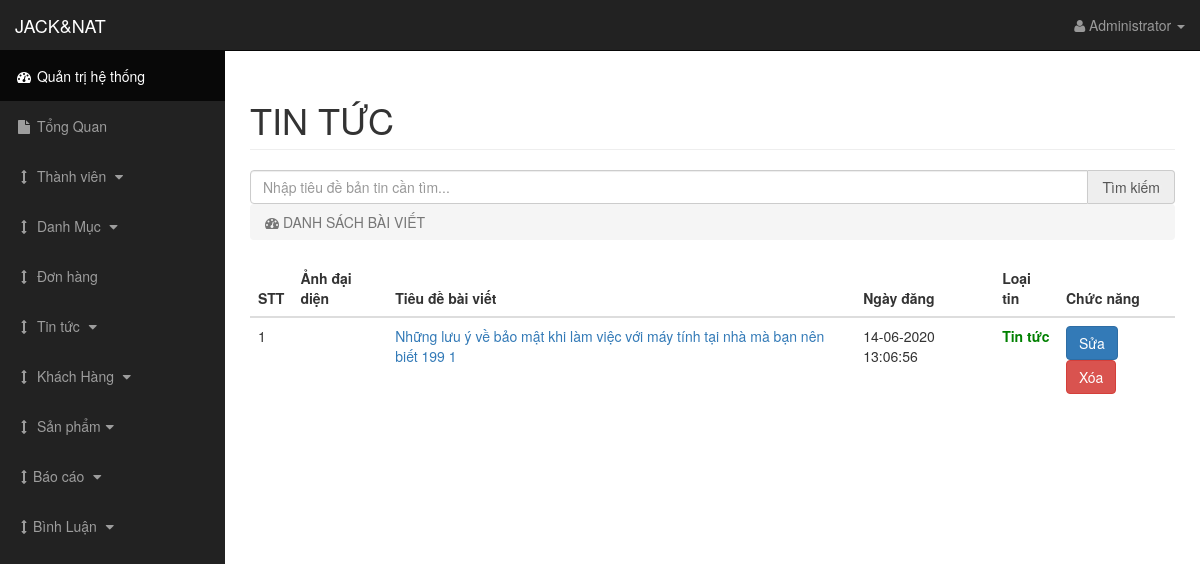
The page /backend/index.php?page=news (signed in) on the database its author committed.
### tables this page shows
CREATE TABLE `tbl_news` (
  `id` int(11) NOT NULL,
  `title` varchar(200) NOT NULL,
  `description` text NOT NULL,
  `avatar` varchar(200) NOT NULL,
  `status` tinyint(4) NOT NULL DEFAULT 1,
  `create_at` datetime NOT NULL DEFAULT current_timestamp()
);

### backend/views/news.php (the view, shortened to what this page needs)
<?php
	if (isset($_POST['submit_search'])) {
        $key = $_POST['keyw'];
        $sql = "SELECT *FROM tbl_news WHERE title LIKE '%$key%' ORDER BY id";
    }else{
        $sql = "SELECT *FROM tbl_news ORDER BY id";
    }
    $query = mysqli_query($conn, $sql);
    $count = mysqli_num_rows($query);
?>
<div class="container-fluid">
    <div class="row">
        <div class="col-lg-12">
            <h1 class="page-header">
               TIN TỨC
            </h1>
            <form action="" method="POST">
                <div class="input-group">
                  <input type="text" required="" placeholder="Nhập tiêu đề bản tin cần tìm..." name="keyw" class="form-control" value="<?php if(isset($key)) { echo $key; } ?>"/>
                  <span class="input-group-addon">
                      <button style="line-height: 0px; padding: 0px;" type="submit" class="" name="submit_search">
	                      Tìm kiếm
	                  </button>
                  </span>
                </div>
            </form>
            <ol class="breadcrumb">
                <li class="active">
                    <i class="fa fa-dashboard"></i> DANH SÁCH BÀI VIẾT
                </li>
            </ol>
        </div>
    </div>
	<div class="row">
        <div class="col-lg-12 col-xs-12 col-sm-12 col-md-12">
			<div class="table-responsive">
				<table class="table table-hover">
					<?php if($count > 0){ ?>
					<thead>
						<tr>
							<th>STT</th>
							<th>Ảnh đại diện</th>
							<th>Tiêu đề bài viết</th>
							<th>Ngày đăng</th>
							<th>Loại tin</th>
							<th>Chức năng</th>
						</tr>
					</thead>
					<tbody>
						<?php
							$stt = 0;
							while ($row = mysqli_fetch_array($query)) {
								$stt += 1;
						?>
								<tr>
									<td><?php echo $stt; ?></td>
									<td><img src="images/<?php echo $row['avatar']; ?>" width="100" alt=""></td>
									<td><a href="index.php?page=edit-news&id=<?php echo $row['id']; ?>"><?php echo $row['title']; ?></a></td>
									<td><?php echo date('d-m-Y H:m:s', strtotime($row['create_at'])); ?></td>
									<td>
										<?php if($row['status'] == 1){ echo "<p style='color: green;font-weight: bold;'>Tin tức</p>"; }else{ echo "<p style='color: red; font-weight: bold;'>Khuyến mãi</p>"; } ?>
									</td>
									<td>
										<a href="index.php?page=edit-news&id=<?php echo $row['id']; ?>"><button class="btn btn-primary">Sửa</button></a>
										<a onclick="return confirm('Bạn có muốn xóa bài viết này không? ');" href="index.php?page=del-news&id=<?php echo $row['id']; ?>">
											<button class="btn btn-danger">Xóa</button>
										</a>
									</td>
								</tr>
						<?php
							}
						?>
					</tbody>
				<?php
				} ?>
				</table>
			</div>
		</div>
    </div>
</div>

### backend/css/sb-admin.css (style rules this page uses)
body { margin-top: 100px; background-color: #222; }
@media (min-width:768px) { body { margin-top: 50px; } }

### rows shown on the page
tbl_news: title "Những lưu ý về bảo mật khi làm việc với máy tính tại nhà mà bạn nên biết 199 1", create_at "14-06-2020 13:06:56", status "Tin tức"

### other values the page prints
$_SESSION['name'] "Administrator"
